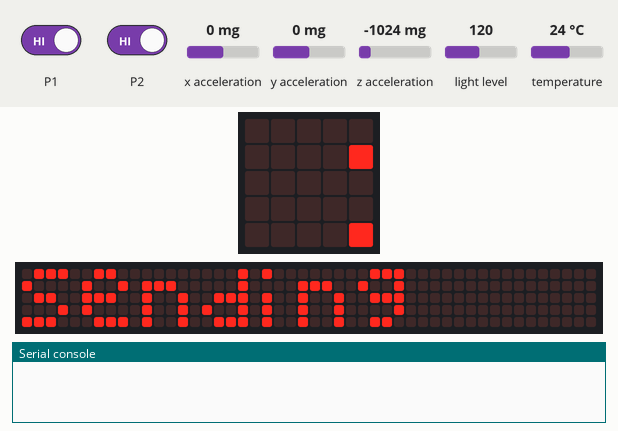
Bench run of a program on a simulated BBC micro:bit running MicroPython. Parts: the board's 5×5 LED display, a strip that is not on the board, showing the scrolling text unrolled, the last lines printed to the serial console. The test bench sets the inputs (shaded band); at power-on: x acceleration 0 mg, y acceleration 0 mg, z acceleration -1024 mg, light level 120, temperature 24 °C. The 48×5 strip is a reading aid, not a part: it shows the text the display is scrolling, unrolled, one strip-width of it at a time.

Above: at 0.07 s.
At 1.27 s:
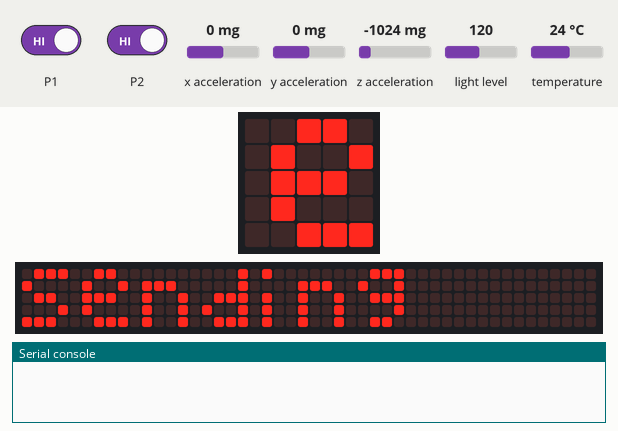
1.3 s: P1 (touch pin P1) driven LOW and P2 (touch pin P2) driven LOW
At 6.3 s:
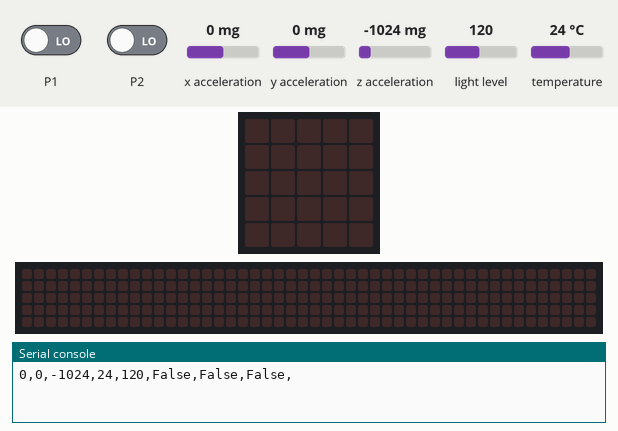

Measured:
- what the display in image 2 shows lasts 1.0 s, from 5.6 s to 6.6 s

The program:

hex_file-main.py
```python
from microbit import accelerometer, temperature, display, pin0, pin1, pin2, uart, sleep

while True:

    # get data
    accel_x, accel_y, accel_z = accelerometer.get_values()
    temp = temperature()
    light_level = display.read_light_level()
    touch_pin0 = pin0.is_touched()
    touch_pin1 = pin1.is_touched()
    touch_pin2 = pin2.is_touched()

    # turn data into a csv format
    to_pi = "{},{},{},{},{},{},{},{},".format(
        accel_x, accel_y, accel_z,
        temp, light_level, touch_pin0,
        touch_pin1, touch_pin2
    )

    if not uart.any():
        # send data if  there are any buffer is empty
        display.scroll("Sending")
        uart.write(to_pi)
    sleep(1000)  # wait, if not this will keep sending
```
